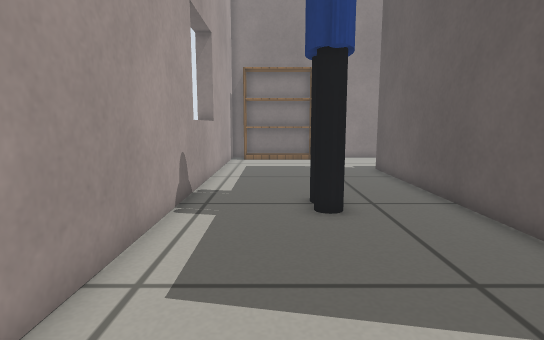
View 1 (above)

16 first-person views from a walk through a robot-simulator world made for Gazebo. The camera is 0.47 m above the floor, tilts 8° down and sees 80° across. The lines on the ground mark 1 m squares. The floor is counted in squares, 0.2 m on a side. Each view is taken from the middle of a square. On the plan, view 1 faces up. The plan holds only what a view shows up to about 19 squares ahead; the rest is blank. Gazebo's built-in surfaces are drawn with simple patterns. Some stock models are drawn as simple stand-ins.

View 2
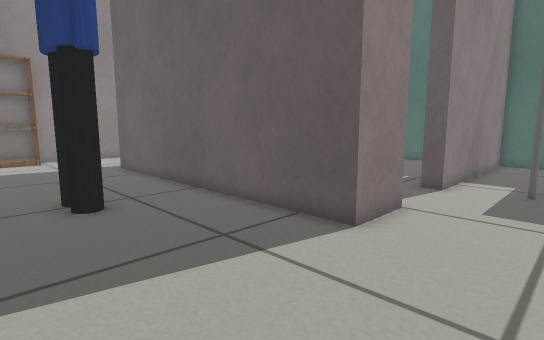

View 3
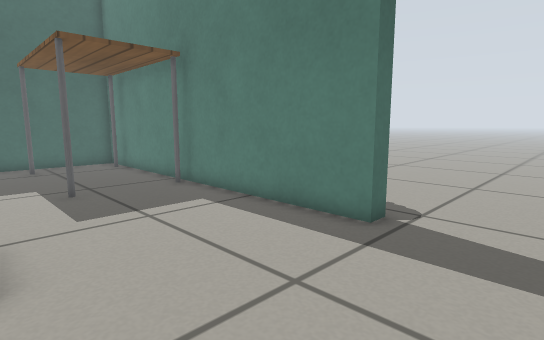

View 4
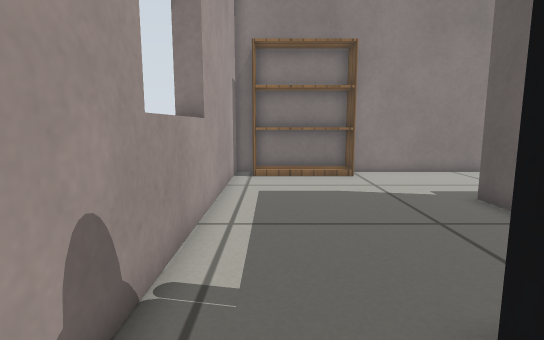

View 5
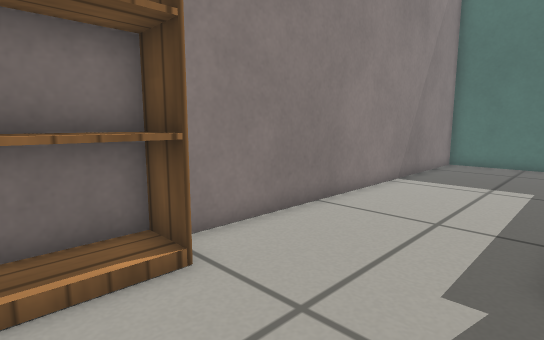

View 6
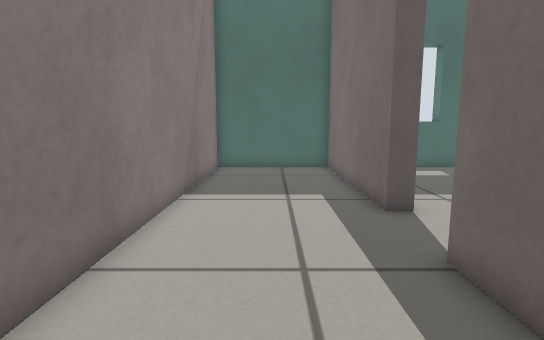

View 7
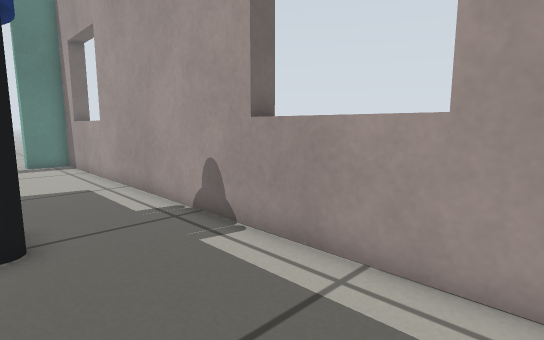

View 8
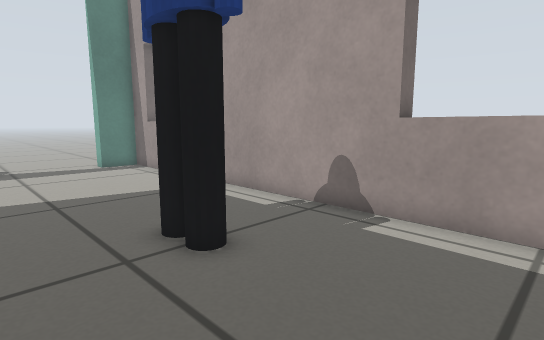

View 9
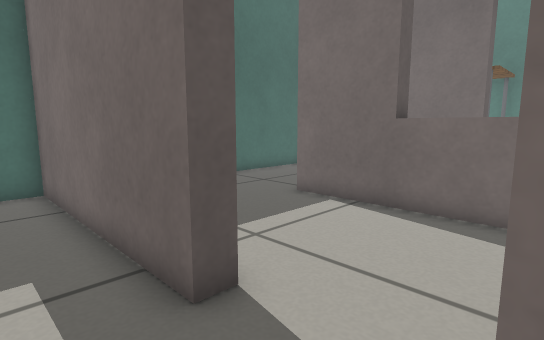

View 10
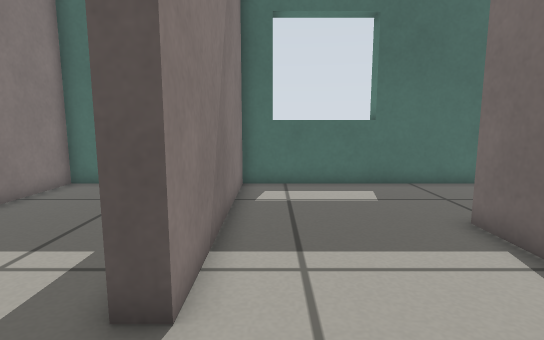

View 11
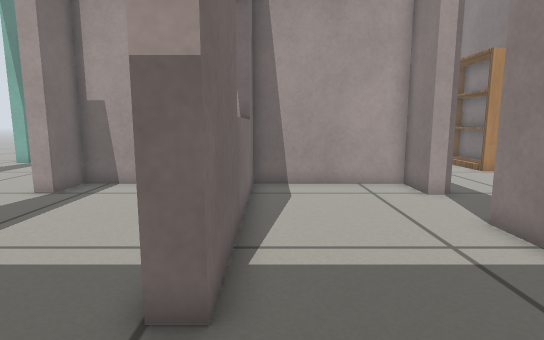

View 12
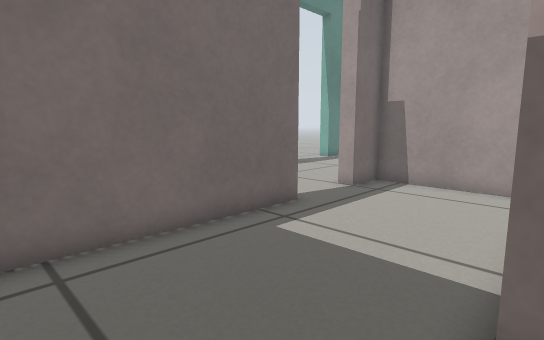

View 13
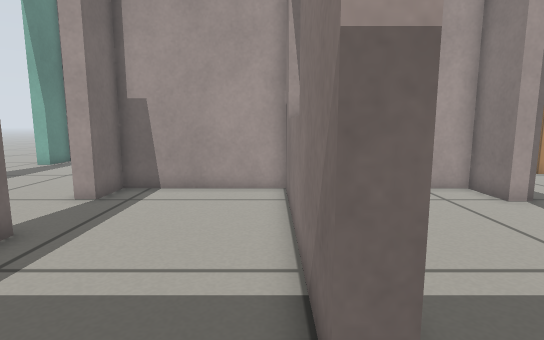

View 14
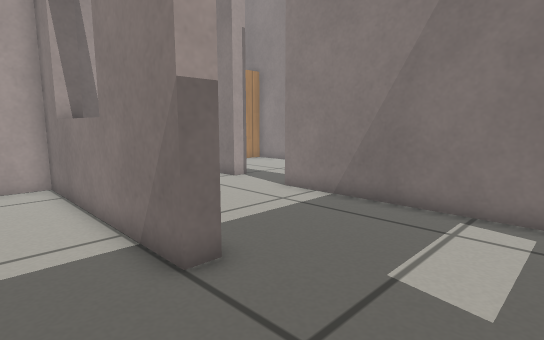

View 15
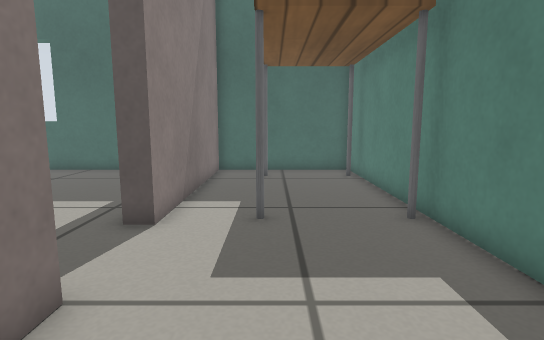

View 16
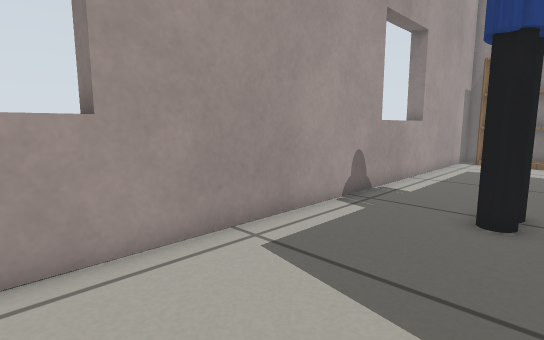

### Floor plan
Points are (right, up) in squares from view 1. A wall is a line through its corners. A room is listed if a view was taken in it or the views show most of it. See-through windows are left out.
Room 1 (views 1, 2, 3, 4, 5, 6, 7, 8, 9, 15, 16)
walls: (6.2, 16.9) (8.3, 16.9) (8.3, 16.2); (11.5, 16.2) (11.5, 16.9) (20.7, 16.9) (20.7, 23) (2.4, 23); (8, 2.7) (5.5, 2.7) (5.5, 17.1); (-1.5, 23) (-2.8, 23) (-2.8, -4) (-0.9, -4); (3.6, -4) (7.6, -4)
ways out: opening at (10, 16.5) to room 2; opening at (6.5, -0.5) to room 4; open door at (1.5, -4.5)
objects: bookshelf (-2, 22) to (3, 23); person (1, 8) to (2, 10)
Room 2 (views 10, 11, 12)
walls: (8.3, 16.2) (6.2, 16.2) (6.2, 10.3) (15.5, 10.3) (15.5, 9.5); (20.7, 9.4) (20.7, 16.2) (11.5, 16.2)
ways out: opening at (10, 16.5) to room 1; opening at (18, 10) to room 3
Room 3 (views 13, 14)
walls: (11.4, 2.7) (11.4, 3.5) (18.6, 3.5); (15.5, 9.5) (6.2, 9.5) (6.2, 3.5) (8, 3.5) (8, 2.7); (20.7, 4.2) (20.7, 9.4)
ways out: opening at (18, 10) to room 2; opening at (9.5, 3) to room 4
Room 4 (no view inside)
walls: (7.6, -4) (20.4, -4); (20.7, -4) (20.7, 2.7) (11.4, 2.7)
ways out: opening at (6.5, -0.5) to room 1; opening at (9.5, 3) to room 3
objects: table (12, 0); table (19, 0)

Positions as (right, up) in squares from view 1, and headings:
1: (0, 0), facing up
2: (-1, -1), facing up-right
3: (0, 3), facing down-right
4: (-1, 7), facing up
5: (0, 17), facing up-right
6: (3, 20), facing right
7: (2, 17), facing down-left
8: (5, 15), facing down-left
9: (8, 19), facing down-right
10: (8, 15), facing right
11: (19, 11), facing left
12: (19, 10), facing down-left
13: (18, 9), facing left
14: (20, 7), facing up-left
15: (4, 0), facing right
16: (3, 0), facing up-left
